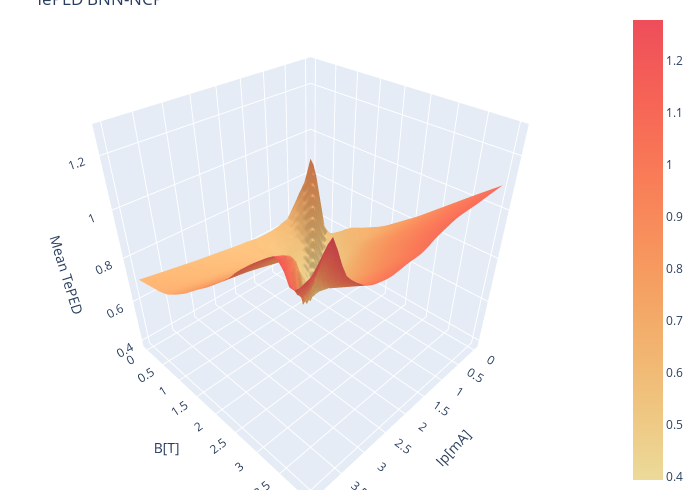

Notebook code cell kept with this figure:
### Code cell
import plotly.graph_objects as go
z=z_mean
sh_0, sh_1 = z.shape
x, y = np.linspace(0, 4, sh_0), np.linspace(0, 4, sh_1)
fig = go.Figure(data=[go.Surface(z=z, x=x, y=y,colorscale="oryel")])
fig.update_layout(title='TePED BNN-NCP', autosize=False,
                  width=500, height=500,
                  margin=dict(l=65, r=50, b=65, t=90))
fig.update_layout(scene = dict(
                    xaxis_title='Ip[mA]',
                    yaxis_title='B[T]',
                    zaxis_title='Mean TePED'),
                    width=700,
                    margin=dict(r=20, b=10, l=10, t=10))
fig.show()

### Figure 1 — Plotly figure (JSON) as saved in the notebook; plotly's stock layout.template omitted (floating-point values rounded to 4 significant figures; data arrays with more than 128 entries replaced by an {"elided": "..."} marker saying what was removed)
{"data": [{"colorscale": [[0, "rgb(236, 218, 154)"], [0.1667, "rgb(239, 196, 126)"], [0.3333, "rgb(243, 173, 106)"], [0.5, "rgb(247, 148, 93)"], [0.6667, "rgb(249, 123, 87)"], [0.8333, "rgb(246, 99, 86)"], [1, "rgb(238, 77, 90)"]], "type": "surface", "x": [0, 0.08163, 0.1633, 0.2449, 0.3265, 0.4082, 0.4898, 0.5714, 0.6531, 0.7347, 0.8163, 0.898, 0.9796, 1.061, 1.143, 1.224, 1.306, 1.388, 1.469, 1.551, 1.633, 1.714, 1.796, 1.878, 1.959, 2.041, 2.122, 2.204, 2.286, 2.367, 2.449, 2.531, 2.612, 2.694, 2.776, 2.857, 2.939, 3.02, 3.102, 3.184, 3.265, 3.347, 3.429, 3.51, 3.592, 3.673, 3.755, 3.837, 3.918, 4], "y": [0, 0.08163, 0.1633, 0.2449, 0.3265, 0.4082, 0.4898, 0.5714, 0.6531, 0.7347, 0.8163, 0.898, 0.9796, 1.061, 1.143, 1.224, 1.306, 1.388, 1.469, 1.551, 1.633, 1.714, 1.796, 1.878, 1.959, 2.041, 2.122, 2.204, 2.286, 2.367, 2.449, 2.531, 2.612, 2.694, 2.776, 2.857, 2.939, 3.02, 3.102, 3.184, 3.265, 3.347, 3.429, 3.51, 3.592, 3.673, 3.755, 3.837, 3.918, 4], "z": {"elided": "50x50 float values"}}], "layout": {"autosize": false, "height": 500, "margin": {"b": 10, "l": 10, "r": 20, "t": 10}, "scene": {"xaxis": {"title": {"text": "Ip[mA]"}}, "yaxis": {"title": {"text": "B[T]"}}, "zaxis": {"title": {"text": "Mean TePED"}}}, "title": {"text": "TePED BNN-NCP"}, "width": 700}}
